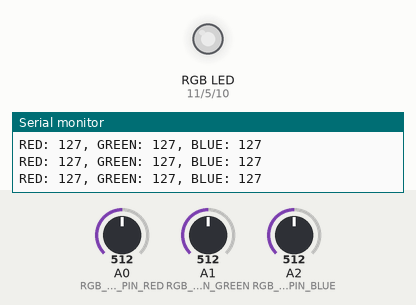
A sketch run on a simulated Arduino Uno, built with avr-gcc and run on an emulated ATmega328P. Parts: an RGB LED mixed from three pins (HIGH = lit), the last lines printed to the serial monitor. The test bench sets the inputs (shaded band); at power-on: A0 (RGB_POT_PIN_RED) = 512, A1 (RGB_POT_PIN_GREEN) = 512, A2 (RGB_POT_PIN_BLUE) = 512. Dim RGB values are drawn brighter than linear.

Above: at 1.2 s.
1.3 s: A0 (RGB_POT_PIN_RED) set to 716
At 2.5 s:
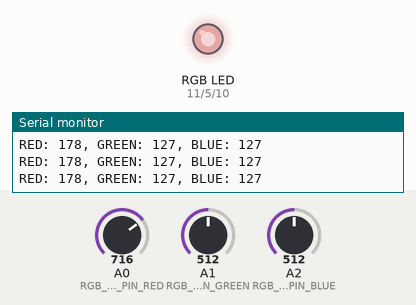
2.8 s: A1 (RGB_POT_PIN_GREEN) set to 409
At 3.8 s:
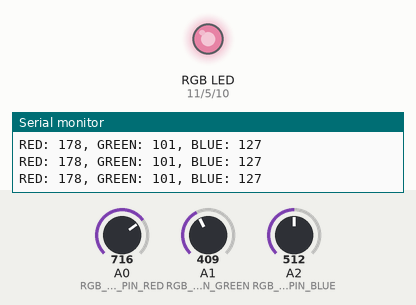
5.8 s: A1 (RGB_POT_PIN_GREEN) set to 389
At 7.1 s:
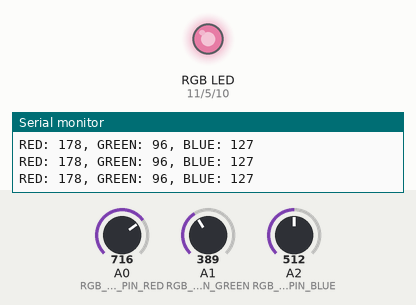
8.8 s: A2 (RGB_POT_PIN_BLUE) set to 44
At 9.3 s:
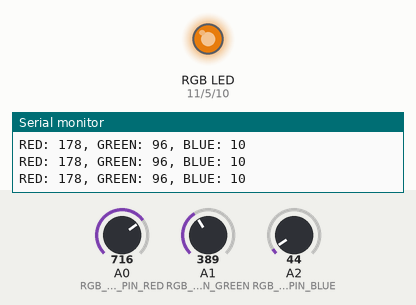
10.3 s: A2 (RGB_POT_PIN_BLUE) set to 37
At 11.4 s:
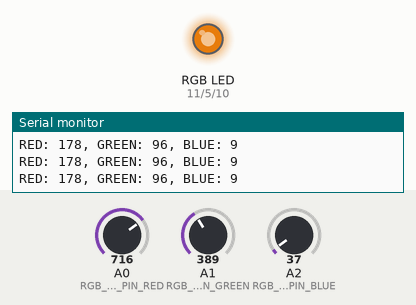
13.3 s: A0 (RGB_POT_PIN_RED) set to 418
At 14.4 s:
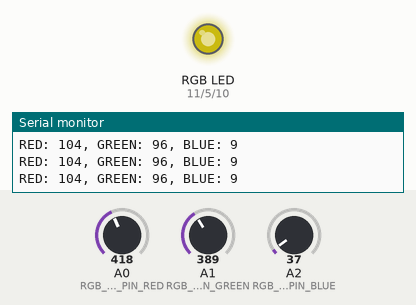
14.8 s: A0 (RGB_POT_PIN_RED) set to 391
Timing chart, 0 to 17.3 s (numbered marks = the images above; inputs shaded):
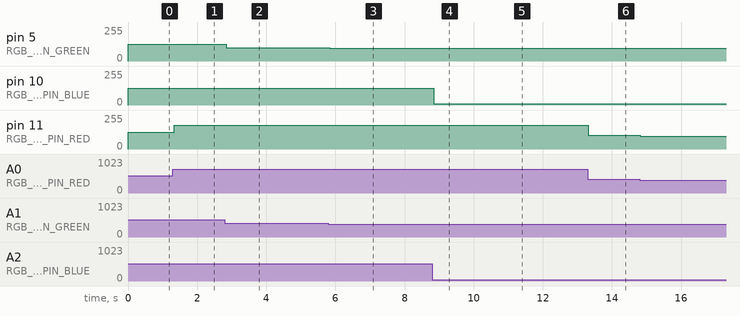

The sketch:

sketch_oct18a.ino
```cpp
/*TODO:
vector of "Color" class (RGB)
"Color" class has the following fields:
name, pot_pin, led_pin
*/
// RGB constants
const char* RGB_COLOR_RED = "RED";
const char* RGB_COLOR_GREEN = "GREEN";
const char* RGB_COLOR_BLUE = "BLUE";

const int RGB_POT_PIN_RED = A0;
const int RGB_POT_PIN_GREEN = A1;
const int RGB_POT_PIN_BLUE = A2;

const int RGB_LED_PIN_RED = 11;
const int RGB_LED_PIN_GREEN = 5;
const int RGB_LED_PIN_BLUE = 10;

// Limits
const int ANALOG_READ_MIN = 0;
const int ANALOG_READ_MAX = 1023;
const int ANALOG_WRITE_MIN = 0;
const int ANALOG_WRITE_MAX = 255;

const int SERIAL_BAUD = 9600;

void setup() {
  Serial.begin(SERIAL_BAUD);
  setupInput();
  setupOutput();
}

void loop() {
  int pot_r = analogRead(RGB_POT_PIN_RED);
  int pot_g = analogRead(RGB_POT_PIN_GREEN);
  int pot_b = analogRead(RGB_POT_PIN_BLUE);

  int led_r_val = map(pot_r, ANALOG_READ_MIN, ANALOG_READ_MAX, ANALOG_WRITE_MIN, ANALOG_WRITE_MAX);
  int led_g_val = map(pot_g, ANALOG_READ_MIN, ANALOG_READ_MAX, ANALOG_WRITE_MIN, ANALOG_WRITE_MAX);
  int led_b_val = map(pot_b, ANALOG_READ_MIN, ANALOG_READ_MAX, ANALOG_WRITE_MIN, ANALOG_WRITE_MAX);

  handlePin(RGB_LED_PIN_RED, led_r_val, RGB_COLOR_RED);
  Serial.print(", ");
  handlePin(RGB_LED_PIN_GREEN, led_g_val, RGB_COLOR_GREEN);
  Serial.print(", ");
  handlePin(RGB_LED_PIN_BLUE, led_b_val, RGB_COLOR_BLUE);
  Serial.print('\n');
}

// Print and set pin value
void handlePin(int led_pin, int led_val, const char* led_color){
  Serial.print(led_color);
  Serial.print(": ");
  Serial.print(led_val);

  analogWrite(led_pin, led_val);
}

void setupInput(){
  pinMode(A0, INPUT);
  pinMode(A1, INPUT);
  pinMode(A2, INPUT);
}

void setupOutput(){
  pinMode(RGB_LED_PIN_RED, OUTPUT);
  pinMode(RGB_LED_PIN_GREEN, OUTPUT);
  pinMode(RGB_LED_PIN_BLUE, OUTPUT);
}
```

Measured:
- after the input at 1.3 s, pin 11 (RGB_LED_PIN_RED): 127/255 → 178/255 at once
- after the input at 2.8 s, pin 5 (RGB_LED_PIN_GREEN): 127/255 → 101/255 after 0.05 s
- after the input at 5.8 s, pin 5 (RGB_LED_PIN_GREEN): 101/255 → 96/255 at once
- after the input at 8.8 s, pin 10 (RGB_LED_PIN_BLUE): 127/255 → 10/255 after 0.05 s
- after the input at 10.3 s, pin 10 (RGB_LED_PIN_BLUE): 10/255 → 9/255 after 0.05 s
- after the input at 13.3 s, pin 11 (RGB_LED_PIN_RED): 178/255 → 104/255 at once
- after the input at 14.8 s, pin 11 (RGB_LED_PIN_RED): 104/255 → 97/255 at once
